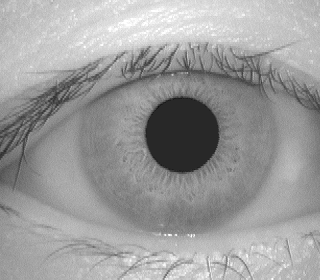
#> input picture cp467_a3/Input_Images/iris1.tif, 320 x 280 px
$ python -i pupil_class.py   (imports and definitions only)
#> lines starting #> are read from the running program, lines starting #| are printed output that depends on the picture; after the words box and inside, x2 and y2 are one past the last pixel; in counts of white or black regions, pixels touching at a corner belong together
import numpy as np
import cv2

class PupilDetection():

    def __init__(self, img_path):
        """
        Initializes the iris and pupil detection class with the path to
        the image and setting up the variables
        """
        self._img_path = img_path # The path for the input image
        self._img = None # The image itself
        self._original_img = None # For drawing the circle at the end for pupil and iris
        self._pupil = None  # coordinates of the pupil in the format [x, y, radius]

    def load_image(self):
        """
        Loading the initial images from the input images
        also detect if image is not fed
        """
        self._img = cv2.imread(self._img_path, cv2.IMREAD_GRAYSCALE)
#> self._img is the input picture: shape (280, 320); min 18, max 255, mean 155.9
        self._original_img = cv2.imread(self._img_path)

        if self._img is None:
            raise ValueError("Image not found or unable to load")


    def blur_image(self):
        """
        Need to reduce the noise from the image so using
        GaussianBlur to blur the image for more accurate edge detection.
        """
        if self._img is not None:
            # Apply CLAHE (Contrast Limited Adaptive Histogram Equalization)
            clahe = cv2.createCLAHE(clipLimit=2.0, tileGridSize=(8,8))
            clahe_image = clahe.apply(self._img)
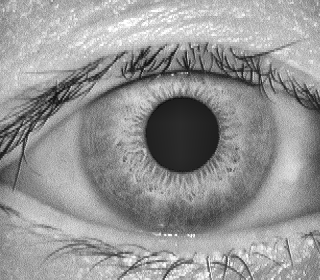
#> clahe_image: shape (280, 320); min 12, max 255, mean 149.7

            # Apply median blur to reduce noise while preserving edges
            self._img = cv2.medianBlur(clahe_image, 7)
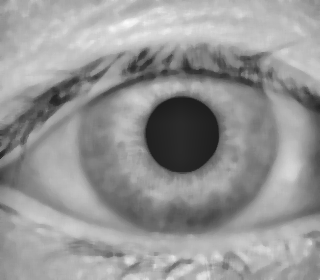
#> self._img: shape (280, 320); min 30, max 251, mean 149.9

        else:
            raise ValueError("Image not loaded. Call load_image() in order to blur the image!")

    def detect_pupil(self):
        """
        Canny Edge detection and Hough Circle Tranform can be used
        to detect edges and then detecting the inner circle cv2.Canny
        and cv2.HoughCircles.
        """
        if self._img is None:
             raise ValueError("Image not loaded. Call load_image() in order to proceed!")

        # Apply Canny edge detection
        self._img = cv2.Canny(self._img, 100, 180, apertureSize=3) #(40,60), (15, 50)
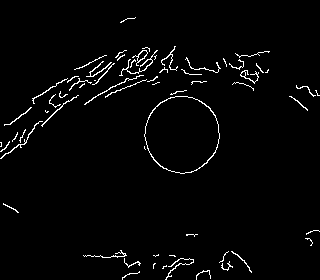
#> self._img: shape (280, 320); 2.4% white in thin lines or dots

        # Apply Hough Circle Transform
        circles = cv2.HoughCircles(self._img, cv2.HOUGH_GRADIENT, dp=1.2, minDist=20, param1=100, param2=30, minRadius=20, maxRadius=60)
#> circles = [[183, 131.4, 36.08]]

        if circles is not None:
            circles = np.round(circles[0, :]).astype("int")
#> circles = [[183, 131, 36]]
            self._pupil = circles[0]  # Take the first detected circle (x, y, radius)
#> self._pupil = [183, 131, 36]
            return self._pupil
        else:
            raise ValueError("No pupil detected.")

    def detect(self):
        """
        detects the pupil in the image by loading the image, blurring it.
        """
        if (self._img_path is not None):
            self.load_image()
            self.blur_image()
            return self.detect_pupil()

        else:
            raise ValueError("Image file could not be loaded.")

>>> result = PupilDetection('../Input_Images/iris1.tif').detect()
#> result = [183, 131, 36]

$ run again, on cp467_a3/Input_Images/iris2.tif
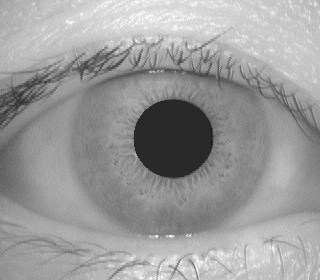
#> input picture cp467_a3/Input_Images/iris2.tif, 320 x 280 px
#> in load_image, self._img is the input picture: shape (280, 320); min 18, max 255, mean 155
#> in blur_image, `clahe_image = clahe.apply(self._img)`:
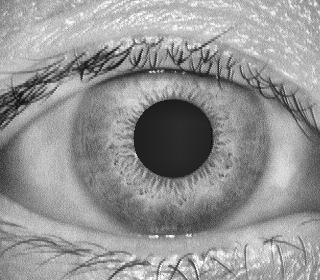
#> clahe_image: shape (280, 320); min 13, max 255, mean 148.2
#> in detect_pupil, `self._img = cv2.Canny(self._img, 100, 180, apertureSize=3)`:
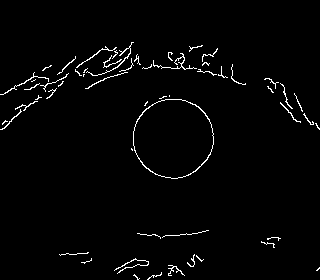
#> self._img: shape (280, 320); 2% white in thin lines or dots, all inside (x1, y1, x2, y2) = (0, 42, 320, 280)
#> in detect_pupil, `circles = cv2.HoughCircles(self._img, cv2.HOUGH_GRADIENT, dp=1.2, minD..`: circles = [[173.4, 138.6, 38.84]]
#> in detect_pupil, `circles = np.round(circles[0, :]).astype("int")`: circles = [[173, 139, 39]]
#> self._pupil = [173, 139, 39]

$ run again, on cp467_a3/Input_Images/iris3.tif
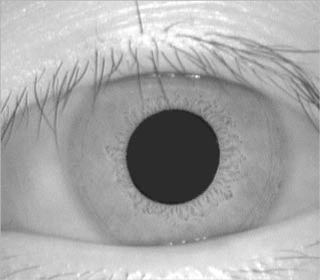
#> input picture cp467_a3/Input_Images/iris3.tif, 320 x 280 px
#> in load_image, self._img is the input picture: shape (280, 320); min 24, max 255, mean 167.2
#> in blur_image, `clahe_image = clahe.apply(self._img)`:
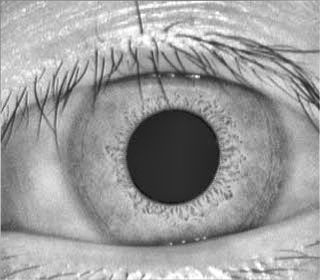
#> clahe_image: shape (280, 320); min 14, max 255, mean 156.7
#> in detect_pupil, `self._img = cv2.Canny(self._img, 100, 180, apertureSize=3)`:
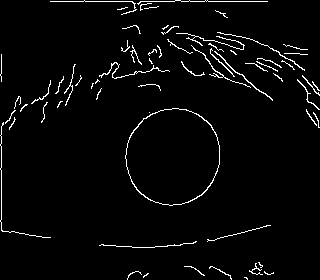
#> self._img: shape (280, 320); 3.1% white in thin lines or dots
#> in detect_pupil, `circles = cv2.HoughCircles(self._img, cv2.HOUGH_GRADIENT, dp=1.2, minD..`: circles = [[174.6, 156.6, 47.96], [228.6, 59.4, 20.6]]
#> in detect_pupil, `circles = np.round(circles[0, :]).astype("int")`: circles = [[175, 157, 48], [229, 59, 21]]
#> self._pupil = [175, 157, 48]

$ run again, on cp467_a3/Input_Images/iris4.tif
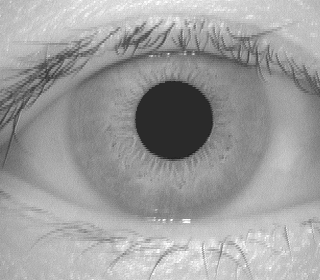
#> input picture cp467_a3/Input_Images/iris4.tif, 320 x 280 px
#> in load_image, self._img is the input picture: shape (280, 320); min 29, max 255, mean 158
#> in blur_image, `clahe_image = clahe.apply(self._img)`:
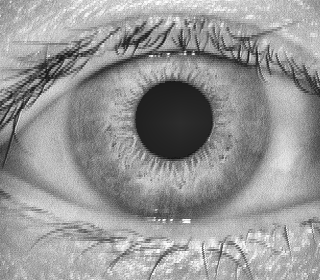
#> clahe_image: shape (280, 320); min 19, max 255, mean 150.5
#> in detect_pupil, `self._img = cv2.Canny(self._img, 100, 180, apertureSize=3)`:
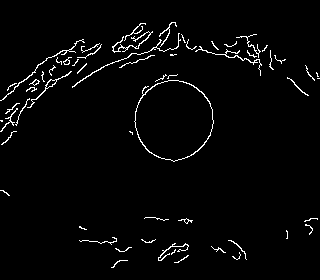
#> self._img: shape (280, 320); 2.6% white in thin lines or dots, all inside (x1, y1, x2, y2) = (0, 22, 320, 268)
#> in detect_pupil, `circles = cv2.HoughCircles(self._img, cv2.HOUGH_GRADIENT, dp=1.2, minD..`: circles = [[174.6, 119.4, 38.6]]
#> in detect_pupil, `circles = np.round(circles[0, :]).astype("int")`: circles = [[175, 119, 39]]
#> self._pupil = [175, 119, 39]
